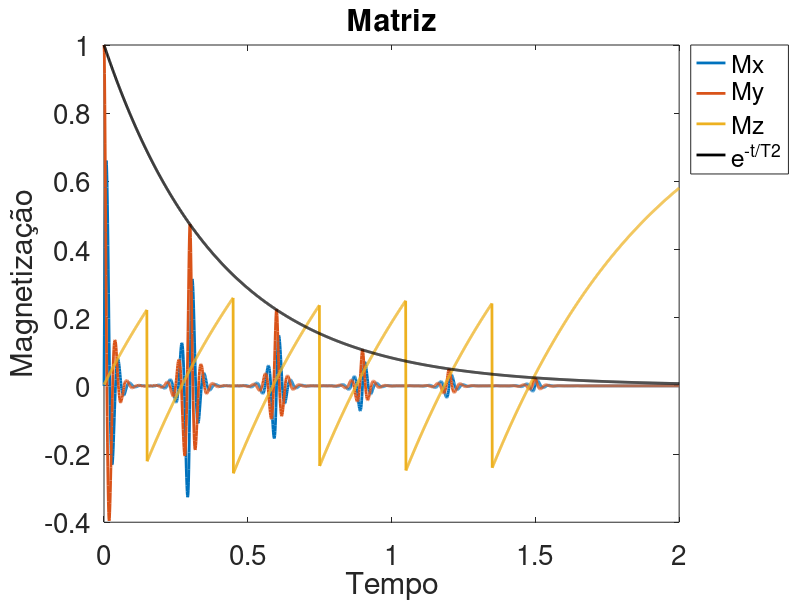

Recreate this plot in MATLAB.
clear;
% Simulação de spin echo - Método de matriz
#######################################################################################################################################
% Definição dos parametros
B1 = 587 * 10^-6; B0 = 11.7;          % Campos magnéticos B0 e B1 - Tesla
Y = 267.255*10^6;                     % Constante giromagnética -  rad/seg * Tesla
T1 = 0.6; T2 = 0.4;                   % Tempos de relaxação T1 e T2 - segundo
pw90 = 10*10^-6;                      % Tempo de rotação de 90 graus - segundos
w = Y*B0;                             % Frequência de ressonância - rad/seg
M0 = [0; 0; 1];                       % Magnetização inicial
#########################################################################################################################################
% Distruibuição da hinomogêneidade do campo mangético
#Gausiana = @(x) exp(-0.5.*(x-25).^2/(50)^2);
Lorentziana = @(x) 1./( 1 + ((x - 25).^2).*(2*pi*0.02).^2);

% Hz
pontos = [-100:1:100];
##########################################################################################################################################
% Definição das matrizes - solução da diferencial

% Matrizes de rotação
% Pulso em x - phi = 0
Rx = @(theta) [1 0 0; 0 cos(theta) sin(theta); 0 -sin(theta) cos(theta)];
% Pulso em y - phi = pi/2
Ry = @(theta) [cos(theta) 0 -sin(theta); 0 1 0; sin(theta) 0 cos(theta)];;

% Matrizes de relaxação
dt = 0.001;                         % intervalo de tempo entre os pontos
E1 = [exp(-dt/T2) 0 0; 0 exp(-dt/T2) 0; 0 0 exp(-dt/T1)];
E2 = [0; 0; exp(-dt/T1) - 1];

% Matriz da hinogeneidade
%Rh = @(omega) [cos(omega) sin(omega) 0; -sin(omega) cos(omega) 0; 0 0 1];
########################################################################################################################################
% Sequência de pulsos - CPMG

% tempo total do experimento
t = [0:dt:2];
% Matriz para armazenar o sinal
M = zeros(3,size(t)(2));

for dw = pontos;
  omega = 2*pi*dw*dt;
  Rh = [cos(omega) sin(omega) 0; -sin(omega) cos(omega) 0; 0 0 1];

  % Pulso 90
  m(:,1) = Rx(Y*B1*pw90)*M0 - E2;
  for n = 2:1:150;
    m(:,n) = E1*Rh*m(:,n-1) - E2;
  end;

  % Pulso 180 - 1
  m(:, 150+1) = Ry(Y*B1*2*pw90)*m(:,end) - E2;
  for n = 150+2:1:450;
    m(:,n) = E1*Rh*m(:,n-1) - E2;
  end;

    % Pulso 180 - 2
  m(:, 450+1) = Ry(Y*B1*2*pw90)*m(:,end) - E2;
  for n = 450+2:1:750;
    m(:,n) = E1*Rh*m(:,n-1) - E2;
  end;

    % Pulso 180 - 3
  m(:, 750+1) = Ry(Y*B1*2*pw90)*m(:,end) - E2;
  for n = 750+2:1:1050;
    m(:,n) = E1*Rh*m(:,n-1) - E2;
  end;

    % Pulso 180 - 4
  m(:, 1050+1) = Ry(Y*B1*2*pw90)*m(:,end) - E2;
  for n = 1050+2:1:1350;
    m(:,n) = E1*Rh*m(:,n-1) - E2;
  end;

    % Pulso 180 - 5
  m(:, 1350+1) = Ry(Y*B1*2*pw90)*m(:,end) - E2;
  for n = 1350+2:1:2001;
    m(:,n) = E1*Rh*m(:,n-1) - E2;
  end;

  % Soma das isocromatas com peso
  P = Lorentziana(dw);
  M = M + P*[m];

  clear m;
end;

% Normalização
M = M/max(max(M(:,:)));

% Exponencial
e = @(x) exp(-x/T2);

% Plot gráfico
figure();                                                                     % Cria multiplas janelas de gráfico
graph = plot(t, M, t, e(t), "-black");                                        % Gráfico
x = xlabel("Tempo"); y = ylabel("Magnetização");                              % Legendas dos eixos
h = legend({"Mx", "My", "Mz", "e^{-t/T2}"}, "location", "northeastoutside");  % Legenda das variaveis
set([x, y, h, gca], "fontsize", 20);                                          % Tamanho das fontes
set(graph, "LineWidth", 2);                                                   % Tamanho das linhas
#xlim([0,1]); ylim([-1,1]);                                                   % Limite dos eixos
title("Matriz");

########################################################################################################################################
% Notas: Por algum motivo é necessário redefinir a matriz "m" apesar de teoricamente os
% valores deveriam se redefinir a cada ciclo, linha: clear m;
% É mais rápido redefinir a matriz Rh a cada ciclo do que utiliza-la como função
% as matrizes Rx e Ry são utilizadas apenas uma vez então não há grande diferença na velocidade
% pi/2 = Y*B1*pw90
